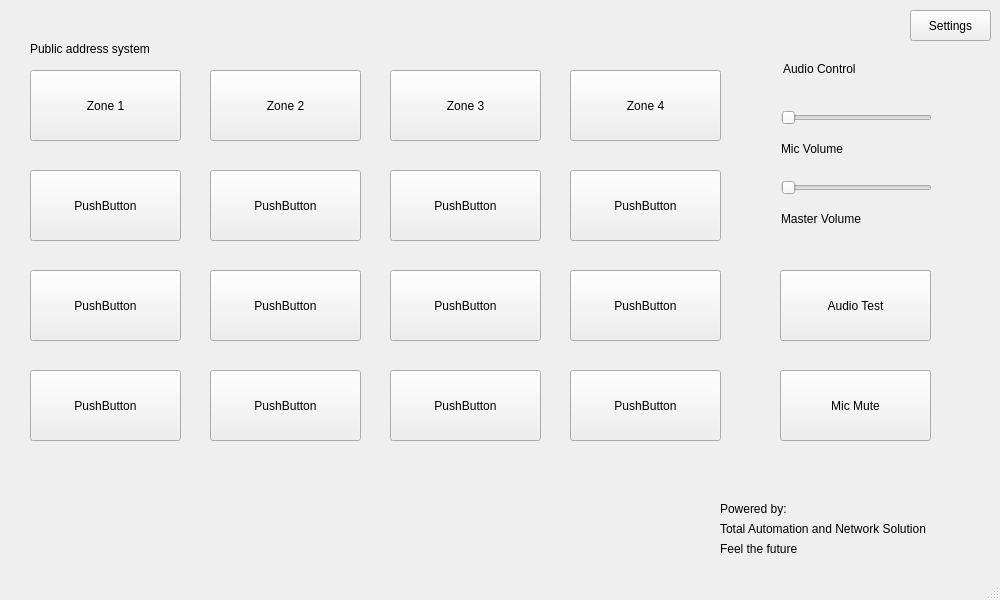
<?xml version="1.0" encoding="UTF-8"?>
<ui version="4.0">
 <class>MainWindow</class>
 <widget class="QMainWindow" name="MainWindow">
  <property name="geometry">
   <rect>
    <x>0</x>
    <y>0</y>
    <width>1000</width>
    <height>600</height>
   </rect>
  </property>
  <property name="windowTitle">
   <string>MainWindow</string>
  </property>
  <widget class="QWidget" name="centralwidget">
   <widget class="QPushButton" name="pushButton">
    <property name="geometry">
     <rect>
      <x>30</x>
      <y>70</y>
      <width>151</width>
      <height>71</height>
     </rect>
    </property>
    <property name="text">
     <string>Zone 1</string>
    </property>
   </widget>
   <widget class="QPushButton" name="pushButton_2">
    <property name="geometry">
     <rect>
      <x>210</x>
      <y>70</y>
      <width>151</width>
      <height>71</height>
     </rect>
    </property>
    <property name="text">
     <string>Zone 2</string>
    </property>
   </widget>
   <widget class="QPushButton" name="pushButton_3">
    <property name="geometry">
     <rect>
      <x>390</x>
      <y>70</y>
      <width>151</width>
      <height>71</height>
     </rect>
    </property>
    <property name="text">
     <string>Zone 3</string>
    </property>
   </widget>
   <widget class="QPushButton" name="pushButton_4">
    <property name="geometry">
     <rect>
      <x>570</x>
      <y>70</y>
      <width>151</width>
      <height>71</height>
     </rect>
    </property>
    <property name="text">
     <string>Zone 4</string>
    </property>
   </widget>
   <widget class="QPushButton" name="pushButton_5">
    <property name="geometry">
     <rect>
      <x>30</x>
      <y>170</y>
      <width>151</width>
      <height>71</height>
     </rect>
    </property>
    <property name="text">
     <string>PushButton</string>
    </property>
   </widget>
   <widget class="QPushButton" name="pushButton_6">
    <property name="geometry">
     <rect>
      <x>210</x>
      <y>170</y>
      <width>151</width>
      <height>71</height>
     </rect>
    </property>
    <property name="text">
     <string>PushButton</string>
    </property>
   </widget>
   <widget class="QPushButton" name="pushButton_7">
    <property name="geometry">
     <rect>
      <x>390</x>
      <y>170</y>
      <width>151</width>
      <height>71</height>
     </rect>
    </property>
    <property name="text">
     <string>PushButton</string>
    </property>
   </widget>
   <widget class="QPushButton" name="pushButton_8">
    <property name="geometry">
     <rect>
      <x>570</x>
      <y>170</y>
      <width>151</width>
      <height>71</height>
     </rect>
    </property>
    <property name="text">
     <string>PushButton</string>
    </property>
   </widget>
   <widget class="QPushButton" name="pushButton_9">
    <property name="geometry">
     <rect>
      <x>30</x>
      <y>270</y>
      <width>151</width>
      <height>71</height>
     </rect>
    </property>
    <property name="text">
     <string>PushButton</string>
    </property>
   </widget>
   <widget class="QPushButton" name="pushButton_10">
    <property name="geometry">
     <rect>
      <x>210</x>
      <y>270</y>
      <width>151</width>
      <height>71</height>
     </rect>
    </property>
    <property name="text">
     <string>PushButton</string>
    </property>
   </widget>
   <widget class="QPushButton" name="pushButton_11">
    <property name="geometry">
     <rect>
      <x>390</x>
      <y>270</y>
      <width>151</width>
      <height>71</height>
     </rect>
    </property>
    <property name="text">
     <string>PushButton</string>
    </property>
   </widget>
   <widget class="QPushButton" name="pushButton_12">
    <property name="geometry">
     <rect>
      <x>570</x>
      <y>270</y>
      <width>151</width>
      <height>71</height>
     </rect>
    </property>
    <property name="text">
     <string>PushButton</string>
    </property>
   </widget>
   <widget class="QPushButton" name="pushButton_13">
    <property name="geometry">
     <rect>
      <x>30</x>
      <y>370</y>
      <width>151</width>
      <height>71</height>
     </rect>
    </property>
    <property name="text">
     <string>PushButton</string>
    </property>
   </widget>
   <widget class="QPushButton" name="pushButton_14">
    <property name="geometry">
     <rect>
      <x>210</x>
      <y>370</y>
      <width>151</width>
      <height>71</height>
     </rect>
    </property>
    <property name="text">
     <string>PushButton</string>
    </property>
   </widget>
   <widget class="QPushButton" name="pushButton_15">
    <property name="geometry">
     <rect>
      <x>390</x>
      <y>370</y>
      <width>151</width>
      <height>71</height>
     </rect>
    </property>
    <property name="text">
     <string>PushButton</string>
    </property>
   </widget>
   <widget class="QPushButton" name="pushButton_16">
    <property name="geometry">
     <rect>
      <x>570</x>
      <y>370</y>
      <width>151</width>
      <height>71</height>
     </rect>
    </property>
    <property name="text">
     <string>PushButton</string>
    </property>
   </widget>
   <widget class="QLabel" name="label">
    <property name="geometry">
     <rect>
      <x>30</x>
      <y>40</y>
      <width>181</width>
      <height>17</height>
     </rect>
    </property>
    <property name="text">
     <string>Public address system</string>
    </property>
   </widget>
   <widget class="QLabel" name="label_2">
    <property name="geometry">
     <rect>
      <x>781</x>
      <y>210</y>
      <width>181</width>
      <height>17</height>
     </rect>
    </property>
    <property name="text">
     <string>Master Volume</string>
    </property>
   </widget>
   <widget class="QSlider" name="horizontalSlider">
    <property name="geometry">
     <rect>
      <x>781</x>
      <y>180</y>
      <width>151</width>
      <height>16</height>
     </rect>
    </property>
    <property name="orientation">
     <enum>Qt::Horizontal</enum>
    </property>
   </widget>
   <widget class="QSlider" name="horizontalSlider_2">
    <property name="geometry">
     <rect>
      <x>781</x>
      <y>110</y>
      <width>151</width>
      <height>16</height>
     </rect>
    </property>
    <property name="orientation">
     <enum>Qt::Horizontal</enum>
    </property>
   </widget>
   <widget class="QLabel" name="label_3">
    <property name="geometry">
     <rect>
      <x>781</x>
      <y>140</y>
      <width>181</width>
      <height>17</height>
     </rect>
    </property>
    <property name="text">
     <string>Mic Volume</string>
    </property>
   </widget>
   <widget class="QLabel" name="label_4">
    <property name="geometry">
     <rect>
      <x>783</x>
      <y>60</y>
      <width>111</width>
      <height>17</height>
     </rect>
    </property>
    <property name="text">
     <string>Audio Control</string>
    </property>
   </widget>
   <widget class="QPushButton" name="pushButton_17">
    <property name="geometry">
     <rect>
      <x>780</x>
      <y>270</y>
      <width>151</width>
      <height>71</height>
     </rect>
    </property>
    <property name="text">
     <string>Audio Test</string>
    </property>
   </widget>
   <widget class="QLabel" name="label_5">
    <property name="geometry">
     <rect>
      <x>720</x>
      <y>500</y>
      <width>181</width>
      <height>17</height>
     </rect>
    </property>
    <property name="text">
     <string>Powered by:</string>
    </property>
   </widget>
   <widget class="QLabel" name="label_6">
    <property name="geometry">
     <rect>
      <x>720</x>
      <y>520</y>
      <width>291</width>
      <height>17</height>
     </rect>
    </property>
    <property name="text">
     <string>Total Automation and Network Solution</string>
    </property>
   </widget>
   <widget class="QLabel" name="label_7">
    <property name="geometry">
     <rect>
      <x>720</x>
      <y>540</y>
      <width>181</width>
      <height>17</height>
     </rect>
    </property>
    <property name="text">
     <string>Feel the future</string>
    </property>
   </widget>
   <widget class="QToolButton" name="toolButton">
    <property name="geometry">
     <rect>
      <x>910</x>
      <y>10</y>
      <width>81</width>
      <height>31</height>
     </rect>
    </property>
    <property name="text">
     <string>Settings</string>
    </property>
   </widget>
   <widget class="QPushButton" name="pushButton_18">
    <property name="geometry">
     <rect>
      <x>780</x>
      <y>370</y>
      <width>151</width>
      <height>71</height>
     </rect>
    </property>
    <property name="text">
     <string>Mic Mute</string>
    </property>
   </widget>
  </widget>
  <widget class="QMenuBar" name="menubar">
   <property name="geometry">
    <rect>
     <x>0</x>
     <y>0</y>
     <width>1000</width>
     <height>22</height>
    </rect>
   </property>
  </widget>
  <widget class="QStatusBar" name="statusbar"/>
 </widget>
 <resources/>
 <connections/>
</ui>
